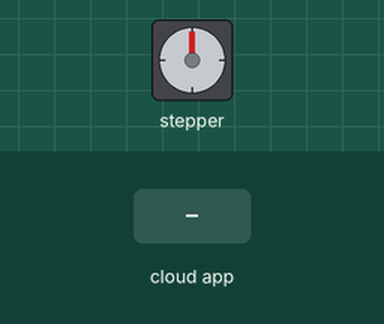
Simulated run of this sketch. Board: Arduino Uno, built with avr-gcc and run on an emulated ATmega328P. Shown: stepper motor. The test bench sets the inputs (shaded band). The ROS host is connected and sends only what is stated; stepper angles assume 2048 steps per turn.

Above: at 1.2 s.
1.3 s: the phone or cloud app sets stepper_velocity to -100
At 3.6 s:
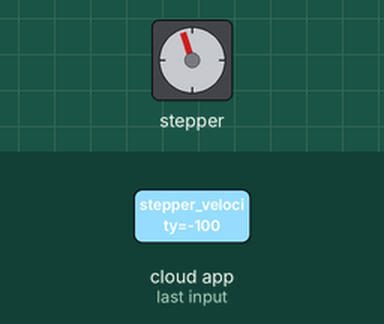
4.3 s: the phone or cloud app sets stepper_velocity to 100
At 6.6 s:
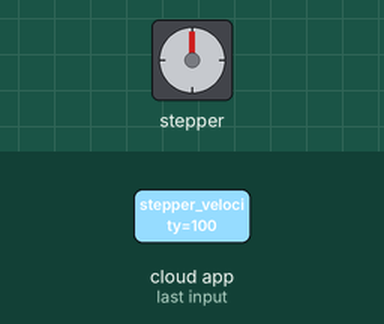
Timing chart, 0 to 8.1 s (numbered marks = the images above; inputs shaded):
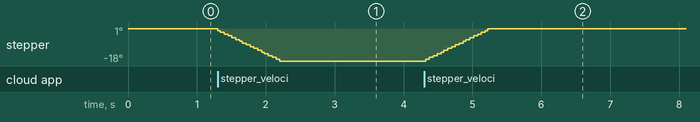

The sketch:

stepperControl_ZachYX.ino
```cpp
/*
 * # 2023.11.26 McMaster AutoPlow
 * Authors : Zachary Figueria https://www.linkedin.com/in/zachary-farrugia/  Yuxiang Guan https://www.linkedin.com/in/yuxiang-guan/
 *
 * References:
 *
 * For the full tutorial write up, visit
 * www.ros.org/wiki/rosserial_arduino_demos
 *
 * For more information on the Arduino Servo Library
 * Checkout :
 * http://www.arduino.cc/en/Reference/Servo
 */
 // Arduino stepper motor control code

#include <Stepper.h> // Include the header file

// change this to the number of steps on your motor
#define STEPS 32

// create an instance of the stepper class using the steps and pins
Stepper stepper(STEPS, 8, 10, 9, 11);

//--------------------------------------------------------

#if (ARDUINO >= 100)
 #include <Arduino.h>
#else
 #include <WProgram.h>
#endif


#include <ros.h>
#include <std_msgs/Float64.h>

ros::NodeHandle  nh;


void stepper_cb( const std_msgs::Float64& cmd_msg){
  stepper.step(cmd_msg.data);
  Serial.println(cmd_msg.data); //for debugging
}


ros::Subscriber<std_msgs::Float64> sub("stepper_velocity", stepper_cb);

void setup(){
  stepper.setSpeed(200);
  nh.initNode();
  nh.subscribe(sub);
}

void loop(){
  nh.spinOnce();
  delay(1);
}
```

Measured:
- after the input at 1.3 s, stepper: turns 18° counter-clockwise in 0.91 s, starting at once
- after the input at 4.3 s, stepper: turns 18° clockwise in 0.91 s, starting at once
